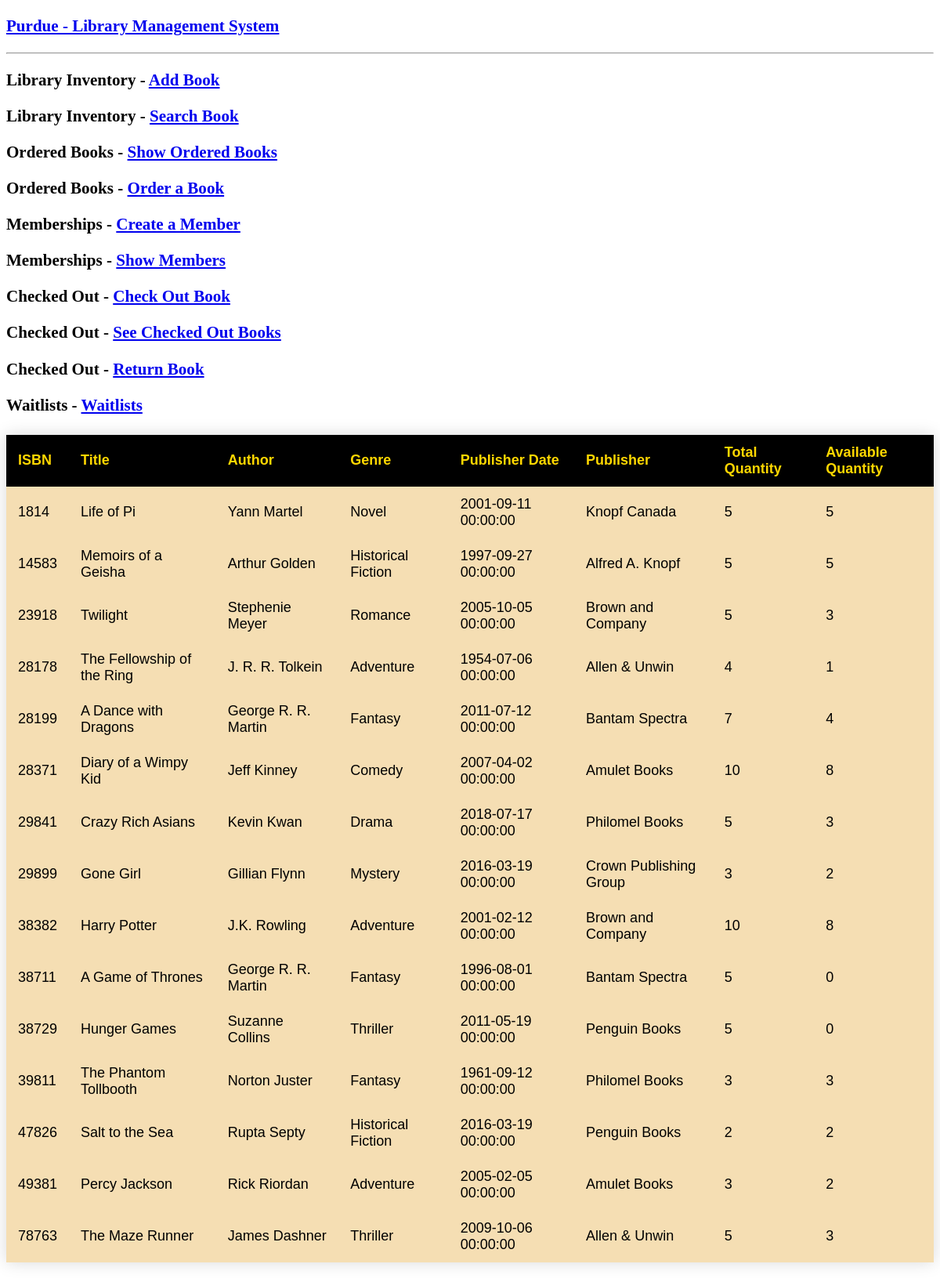
The page / on the database its author committed.
### app.py (models this page shows, shortened)
class library(db.Model):
    isbn = db.Column(db.Integer, primary_key=True, nullable=False, index=True)
    title = db.Column(db.String(200), nullable=False)
    author = db.Column(db.String(200), nullable=False)
    genre = db.Column(db.String(200), nullable=False)
    pub_date = db.Column(db.DateTime, nullable=False)
    publisher = db.Column(db.String(200), nullable=False)
    total_quantity = db.Column(db.Integer, nullable=False)
    available_quantity = db.Column(db.Integer, nullable=True)
    @app.route('/')
    def show_all():
        return render_template('show_all.html', library_books = library.query.all())

### app.py (the view)
    @app.route('/')
    def show_all():
        return render_template('show_all.html', library_books = library.query.all())

### templates/show_all.html (shortened to what this page needs)
<!DOCTYPE html>
<html lang="en">
  <head>
  </head>
  <body>
    <h3>
      <a href="{{ url_for('show_all') }}">Purdue - Library Management System</a>
    </h3>
    <hr />
    <h3>Library Inventory - <a href="{{ url_for('new') }}">Add Book </a></h3>
    <h3>
      Library Inventory - <a href="{{ url_for('search') }}">Search Book </a>
    </h3>
    <h3>
      Ordered Books -
      <a href="{{ url_for('show_orders') }}">Show Ordered Books </a>
    </h3>
    <h3>
      Ordered Books - <a href="{{ url_for('create_order') }}">Order a Book </a>
    </h3>
    <h3>
      Memberships - <a href="{{ url_for('create_users') }}">Create a Member </a>
    </h3>
    <h3>
      Memberships - <a href="{{ url_for('show_users') }}">Show Members </a>
    </h3>
    <h3>
      Checked Out - <a href="{{ url_for('checkout_book') }}">Check Out Book </a>
    </h3>
    <h3>
      Checked Out -
      <a href="{{ url_for('show_checked') }}">See Checked Out Books </a>
    </h3>
    <h3>
      Checked Out - <a href="{{ url_for('return_book') }}">Return Book </a>
    </h3>
    <h3>
      Waitlists - <a href = "{{ url_for('waitlist_main') }}"> Waitlists </a>
    </h3>
    <table>
      <thead>
        <tr>
          <th>ISBN</th>
          <th>Title</th>
          <th>Author</th>
          <th>Genre</th>
          <th>Publisher Date</th>
          <th>Publisher</th>
          <th>Total Quantity</th>
          <th>Available Quantity</th>
        </tr>
      </thead>
      <tbody>
        {% for book in library_books %}
        <tr>
          <td>{{ book.isbn }}</td>
          <td>{{ book.title }}</td>
          <td>{{ book.author }}</td>
          <td>{{ book.genre }}</td>
          <td>{{ book.pub_date }}</td>
          <td>{{ book.publisher }}</td>
          <td>{{ book.total_quantity }}</td>
          <td>{{ book.available_quantity }}</td>
        </tr>
        {% endfor %}
      </tbody>
    </table>
  </body>
</html>

### templates/show_all.html (style rules this page uses)
table { border-collapse: collapse; margin: 25px 0; font-size: large; font-family: sans-serif; min-width: 400px; box-shadow: 0 0 20px rgba(0, 0, 0, 0.15); }
th { padding: 12px 15px; background-color: black; }
thead { background-color: black; color: gold; text-align: left; }
tr { background-color: wheat; text-align: left; }
td { padding: 12px 15px; background-color: wheat; }
body { font-size: large; }

### rows shown on the page
library: isbn "1814", title "Life of Pi", author "Yann Martel", genre "Novel", pub_date "2001-09-11 00:00:00", publisher "Knopf Canada", total_quantity "5", available_quantity "5"
library: isbn "14583", title "Memoirs of a Geisha", author "Arthur Golden", genre "Historical Fiction", pub_date "1997-09-27 00:00:00", publisher "Alfred A. Knopf", total_quantity "5", available_quantity "5"
library: isbn "23918", title "Twilight", author "Stephenie Meyer", genre "Romance", pub_date "2005-10-05 00:00:00", publisher "Brown and Company", total_quantity "5", available_quantity "3"
library: isbn "28178", title "The Fellowship of the Ring", author "J. R. R. Tolkein", genre "Adventure", pub_date "1954-07-06 00:00:00", publisher "Allen & Unwin", total_quantity "4", available_quantity "1"
library: isbn "28199", title "A Dance with Dragons", author "George R. R. Martin", genre "Fantasy", pub_date "2011-07-12 00:00:00", publisher "Bantam Spectra", total_quantity "7", available_quantity "4"
library: isbn "28371", title "Diary of a Wimpy Kid", author "Jeff Kinney", genre "Comedy", pub_date "2007-04-02 00:00:00", publisher "Amulet Books", total_quantity "10", available_quantity "8"
library: isbn "29841", title "Crazy Rich Asians", author "Kevin Kwan", genre "Drama", pub_date "2018-07-17 00:00:00", publisher "Philomel Books", total_quantity "5", available_quantity "3"
library: isbn "29899", title "Gone Girl", author "Gillian Flynn", genre "Mystery", pub_date "2016-03-19 00:00:00", publisher "Crown Publishing Group", total_quantity "3", available_quantity "2"
library: isbn "38382", title "Harry Potter", author "J.K. Rowling", genre "Adventure", pub_date "2001-02-12 00:00:00", publisher "Brown and Company", total_quantity "10", available_quantity "8"
library: isbn "38711", title "A Game of Thrones", author "George R. R. Martin", genre "Fantasy", pub_date "1996-08-01 00:00:00", publisher "Bantam Spectra", total_quantity "5", available_quantity "0"
library: isbn "38729", title "Hunger Games", author "Suzanne Collins", genre "Thriller", pub_date "2011-05-19 00:00:00", publisher "Penguin Books", total_quantity "5", available_quantity "0"
library: isbn "39811", title "The Phantom Tollbooth", author "Norton Juster", genre "Fantasy", pub_date "1961-09-12 00:00:00", publisher "Philomel Books", total_quantity "3", available_quantity "3"
library: isbn "47826", title "Salt to the Sea", author "Rupta Septy", genre "Historical Fiction", pub_date "2016-03-19 00:00:00", publisher "Penguin Books", total_quantity "2", available_quantity "2"
library: isbn "49381", title "Percy Jackson", author "Rick Riordan", genre "Adventure", pub_date "2005-02-05 00:00:00", publisher "Amulet Books", total_quantity "3", available_quantity "2"
library: isbn "78763", title "The Maze Runner", author "James Dashner", genre "Thriller", pub_date "2009-10-06 00:00:00", publisher "Allen & Unwin", total_quantity "5", available_quantity "3"
